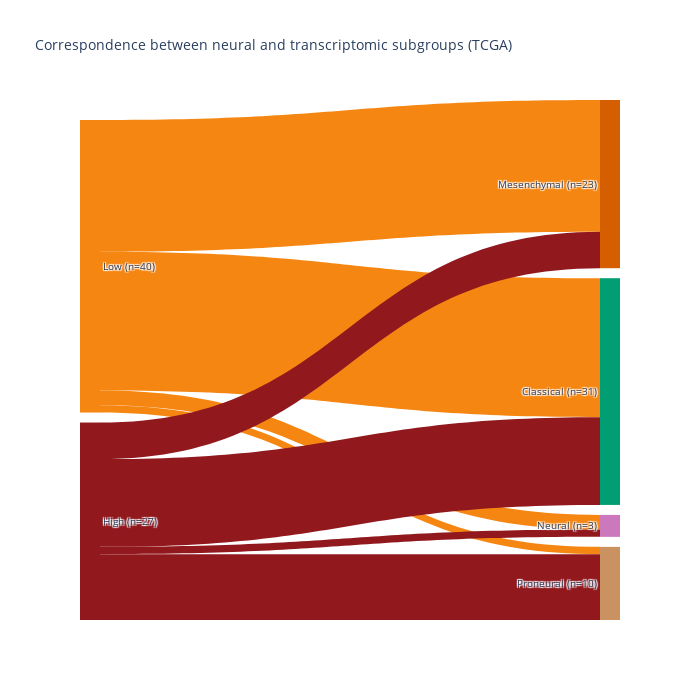

Notebook code for this chart:
### Code cell
layout = dict(
        title = "Correspondence between neural and transcriptomic subgroups (TCGA)",
        height = 700,
        width=700,
        font = dict(size = 10),)

fig = dict(data=[data_trace], layout=layout)
fig = go.Figure(fig)
iplot(fig, validate=False)

### Figure 1 — Plotly figure (JSON) as saved in the notebook; plotly's stock layout.template omitted (floating-point values rounded to 4 significant figures)
{"data": [{"domain": {"x": [0, 1], "y": [0, 1]}, "link": {"color": ["#f68612", "#f68612", "#f68612", "#f68612", "#91191e", "#91191e", "#91191e", "#91191e"], "source": [0, 0, 0, 0, 1, 1, 1, 1], "target": [2, 3, 4, 5, 2, 3, 4, 5], "value": [19, 18, 2, 1, 12, 5, 1, 9]}, "node": {"color": ["#f68612", "#91191e", "#029e73", "#d55e00", "#cc78bc", "#ca9161"], "label": ["Low (n=40)", "High (n=27)", "Classical (n=31)", "Mesenchymal (n=23)", "Neural (n=3)", "Proneural (n=10)"], "line": {"color": "black", "width": 0}, "pad": 10}, "orientation": "h", "type": "sankey", "valueformat": ".0f"}], "layout": {"font": {"size": 10}, "height": 700, "title": {"text": "Correspondence between neural and transcriptomic subgroups (TCGA)"}, "width": 700}}
